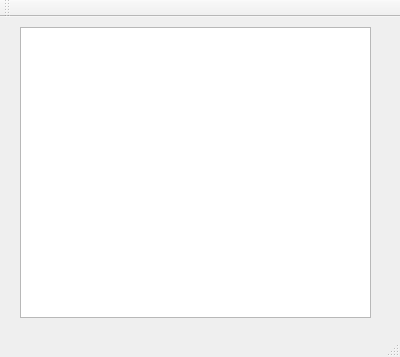
<?xml version="1.0" encoding="UTF-8"?>
<ui version="4.0">
 <class>Window54</class>
 <widget class="QMainWindow" name="Window54">
  <property name="geometry">
   <rect>
    <x>0</x>
    <y>0</y>
    <width>400</width>
    <height>357</height>
   </rect>
  </property>
  <property name="windowTitle">
   <string>MainWindow</string>
  </property>
  <widget class="QWidget" name="centralWidget">
   <widget class="QTextEdit" name="textEdit">
    <property name="geometry">
     <rect>
      <x>20</x>
      <y>10</y>
      <width>351</width>
      <height>291</height>
     </rect>
    </property>
   </widget>
  </widget>
  <widget class="QMenuBar" name="menuBar">
   <property name="geometry">
    <rect>
     <x>0</x>
     <y>0</y>
     <width>400</width>
     <height>26</height>
    </rect>
   </property>
  </widget>
  <widget class="QToolBar" name="mainToolBar">
   <attribute name="toolBarArea">
    <enum>TopToolBarArea</enum>
   </attribute>
   <attribute name="toolBarBreak">
    <bool>false</bool>
   </attribute>
  </widget>
  <widget class="QStatusBar" name="statusBar"/>
 </widget>
 <layoutdefault spacing="6" margin="11"/>
 <resources/>
 <connections/>
</ui>
